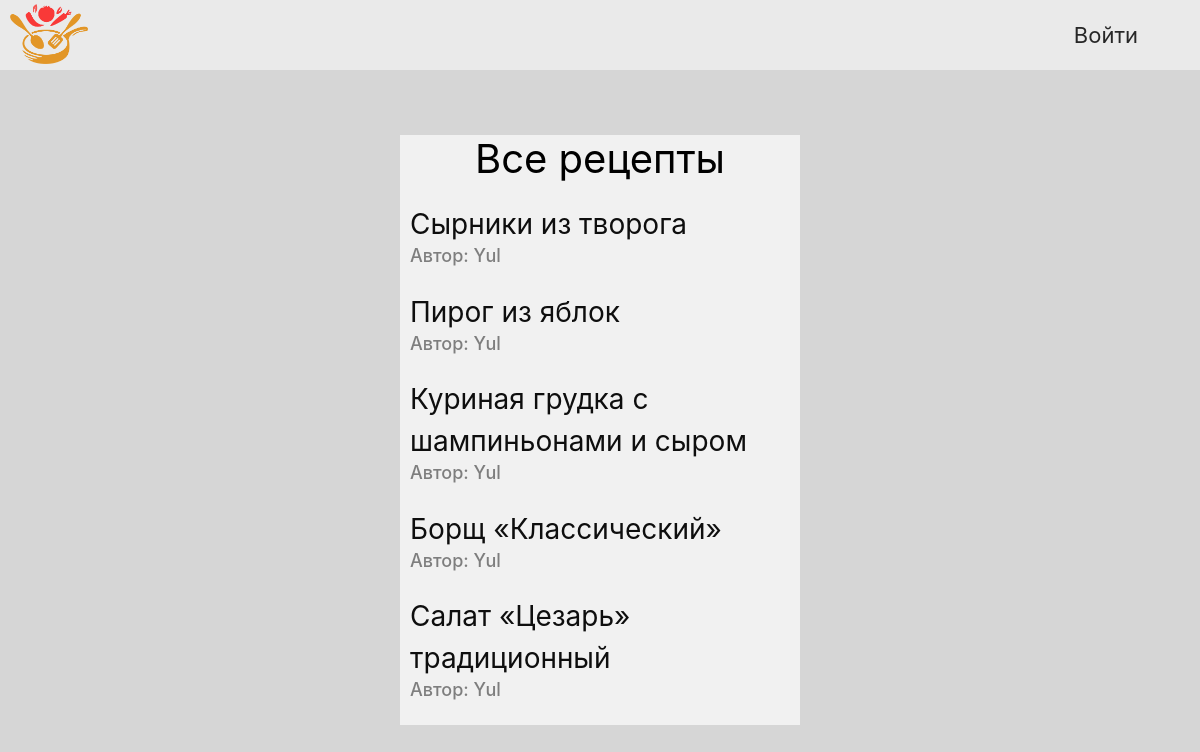
The page / on the database its author committed.
### data/recipes.py (models this page shows)
class Recipe(SqlAlchemyBase, SerializerMixin):
    __tablename__ = 'recipes'
    id = sqlalchemy.Column(sqlalchemy.Integer, primary_key=True, autoincrement=True)
    author_id = sqlalchemy.Column(sqlalchemy.Integer, sqlalchemy.ForeignKey("users.id"))
    author = orm.relation('User')
    recipe_title = sqlalchemy.Column(sqlalchemy.String)
    recipe_content = sqlalchemy.Column(sqlalchemy.String)
    creation_date = sqlalchemy.Column(sqlalchemy.DateTime, default=datetime.now)

### data/users.py (models this page shows, shortened)
class User(SqlAlchemyBase, UserMixin, SerializerMixin):
    __tablename__ = 'users'
    id = sqlalchemy.Column(sqlalchemy.Integer, primary_key=True, autoincrement=True)
    name = sqlalchemy.Column(sqlalchemy.String)
    about = sqlalchemy.Column(sqlalchemy.String, nullable=True)
    email = sqlalchemy.Column(sqlalchemy.String, index=True, unique=True)
    rights = sqlalchemy.Column(sqlalchemy.Boolean, default=False)
    hashed_password = sqlalchemy.Column(sqlalchemy.String)
    register_date = sqlalchemy.Column(sqlalchemy.DateTime, default=datetime.now)
    recipes = orm.relation("Recipe", back_populates='author')

### main.py (the view)
@app.route('/')
def home():
    db_sess = db_session.create_session()
    recipes = []
    for recipe in db_sess.query(Recipe).all():
        recipes.append({"author_name": recipe.author.name,
                        "recipe_title": recipe.recipe_title,
                        "recipe_id": recipe.id})
    return render_template('home.html', css_file="home.css", recipes=recipes)

### data/db_session.py (called while the page is built)
def create_session() -> Session:
    global __factory
    return __factory()

### templates/home.html (shortened to what this page needs)
{% extends "base.html" %}
{% block content %}
<section id="main" class="main">
    <div class="recipes">
        <h2 class="title">Все рецепты</h2>
        {% for recipe in recipes%}
            <div class="recipe">
                <a href='/recipe/{{recipe["recipe_id"]}}' class="recipe_title">{{recipe["recipe_title"]}}</a>
                <h4 class="author">Автор: {{recipe["author_name"]}}</h4>
            </div>
            <br>
        {% endfor %}
    </div>
</section>
{% endblock %}

### templates/base.html (shortened to what this page needs)
<!doctype html>
<html lang="en">
    <head>
        <link rel="stylesheet"
          href="https://stackpath.bootstrapcdn.com/bootstrap/4.4.1/css/bootstrap.min.css"
>
        <link rel="stylesheet" type="text/css" href="/static/css/main.css"/>
        <link rel="stylesheet" type="text/css" href="/static/css/{{ css_file }}"/>
    </head>
    <body>
        <header id="header" class="header">
            <p><a href="/"><img src="/static/img/logo.png" height="60" alt="Главная" class="logo"></a></p>
            <div class="right_header">
                <ul class="menu">
                    {% if current_user.is_authenticated %}
                        <li><a href="/logout">{{ current_user.name }}</a></li>
                    {% else %}
                        <li><a href="/login">Войти</a></li>
                    {% endif %}
                </ul>
            </div>
        </header>
        {% block content %} {% endblock %}
    </body>
</html>

### static/css/main.css (style rules this page uses)
body { padding: 0; margin: 0; color: black; position: relative; opacity: 1; background-color: #d6d6d6; }
ul, li { padding: 0; margin: 0; }
h1, h2, h3, h4, h5, h6 { padding: 0; margin: 0; }
header { height: 70px; background-color: #EAEAEA; align-items: center; display: flex; justify-content: space-between; }
header a { display: block; color: #272727; font-weight: 400; transition: color .2s ease; }
header .logo { margin-top: 14px; margin-left: 10px; }
header .menu { list-style-type: none; }
header .menu li { display: inline-block; margin-right: 62px; }
header .menu li a { font-size: 22px; text-decoration: none; }

### static/css/home.css (style rules this page uses)
h1, h2, h3, h4, h5, h6 { padding: 0; margin: 0; }
section .recipes { margin: 65px 400px; background-color: #F1F1F1; }
section .title { font-size: 40px; font-weight: 400; text-align: center; margin-top: 20px; margin-bottom: 20px; }
section .recipe { margin-left: 10px; }
section .author { color: #7E7E7E; font-size: 18px; }
section .recipe_title { font-size: 28px; text-decoration: none; color: #0E0E0E; transition: color .2s ease; }

### rows shown on the page
Recipe: recipe_title "Сырники из творога"
User: author_name "Yul" "Yul" "Yul" "Yul" "Yul"
Recipe: recipe_title "Пирог из яблок"
Recipe: recipe_title "Куриная грудка с шампиньонами и сыром"
Recipe: recipe_title "Борщ «Классический»"
Recipe: recipe_title "Салат «Цезарь» традиционный"
